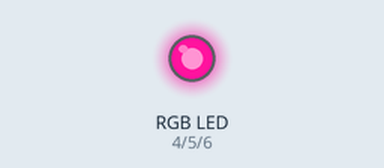
This sketch was run on a simulated Arduino Uno, built with avr-gcc and run on an emulated ATmega328P. Parts: an RGB LED mixed from three pins (HIGH = lit). Dim RGB values are drawn brighter than linear; random numbers use the default seed unless the sketch sets one.

Above: at 0.1 s.
At 5.1 s:
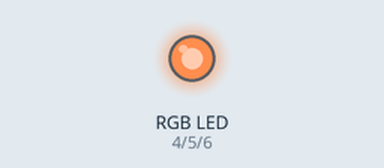
At 10.1 s:
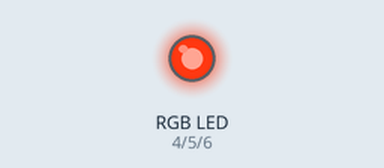
At 19.1 s:
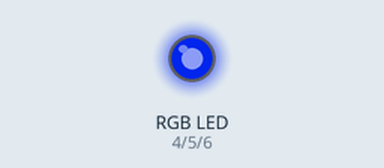
At 28.1 s:
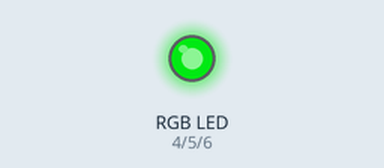
At 38.1 s:
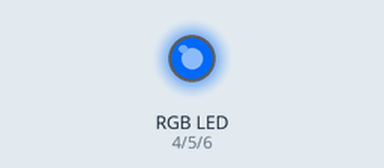
Timing chart, 0 to 40.0 s (numbered marks = the images above):
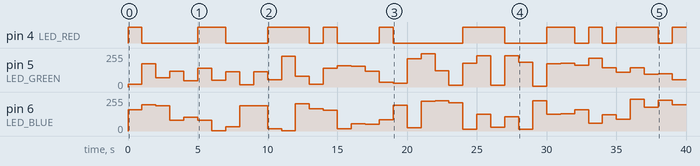

Measured:
- by itself, pin 4 (LED_RED): LOW → HIGH at 0.00 s, → LOW 1.0 s later, → HIGH 4.0 s later, → LOW 2.0 s later, … (19 changes in this stretch)
- by itself, pin 5 (LED_GREEN): 0/255 → 19/255 at 0.00 s, → 175/255 1.0 s later, → 68/255 1.0 s later, → 120/255 1.0 s later, … (40 changes in this stretch)
- by itself, pin 6 (LED_BLUE): 0/255 → 158/255 at 0.00 s, → 197/255 1.0 s later, → 188/255 1.0 s later, → 80/255 1.0 s later, … (40 changes in this stretch)

The sketch:

RGB_Led.ino
```cpp
const int LED_RED    =  4;
const int LED_GREEN  =  5;
const int LED_BLUE   =  6;
const int TIME_DELAY = 1000;

void setup()
{
  pinMode( LED_RED,	  OUTPUT);
  pinMode( LED_GREEN, OUTPUT);
  pinMode( LED_BLUE,  OUTPUT);
}

void loop()
{
  int red   = random(0, 255);
  int green = random(0, 255);
  int blue  = random(0, 255);

  analogWrite(LED_RED,   red);
  analogWrite(LED_GREEN, green);
  analogWrite(LED_BLUE,  blue);

  delay( TIME_DELAY) ;
}
```
